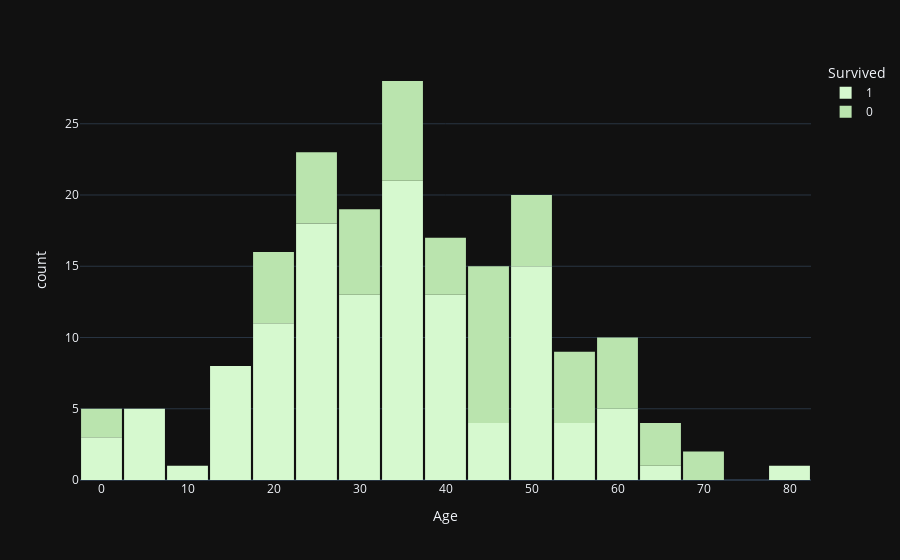

This figure's notebook cell:
### Code cell
px.histogram(df,'Age',color = 'Survived'
                                         ,color_discrete_sequence =px.colors.sequential.algae).update_layout(
                                            template="plotly_dark",bargap = 0.05)

### Figure 1 — Plotly figure (JSON) as saved in the notebook; plotly's stock layout.template omitted (floating-point values rounded to 4 significant figures)
{"data": [{"alignmentgroup": "True", "bingroup": "x", "hovertemplate": "Survived=1<br>Age=%{x}<br>count=%{y}<extra></extra>", "legendgroup": "1", "marker": {"color": "rgb(214, 249, 207)", "pattern": {"shape": ""}}, "name": "1", "offsetgroup": "1", "orientation": "v", "showlegend": true, "type": "histogram", "x": [38, 35, 4, 58, 34, 28, 49, 29, 23, 23, 32.5, 19, 22, 1, 3, 44, 58, 40, 31, 32, 38, 35, 37, 30, 58, 35, 63, 19, 50, 0.92, 17, 30, 24, 18, 31, 40, 36, 36, 16, 41, 2, 24, 24, 22, 60, 24, 25, 36, 23, 24, 33, 32, 28, 14, 4, 52, 49, 48, 23, 25, 35, 54, 16, 36, 34, 30, 44, 22, 36, 17, 48, 39, 53, 36, 39, 39, 18, 60, 52, 49, 40, 4, 42, 21, 80, 32, 24, 48, 56, 36, 27, 15, 31, 18, 35, 42, 24, 48, 38, 27, 27, 29, 35, 21, 6, 33, 36, 51, 43, 17, 49, 11, 33, 52, 27, 39, 16, 51, 48, 47, 56, 19, 26], "xaxis": "x", "yaxis": "y"}, {"alignmentgroup": "True", "bingroup": "x", "hovertemplate": "Survived=0<br>Age=%{x}<br>count=%{y}<extra></extra>", "legendgroup": "0", "marker": {"color": "rgb(186, 228, 174)", "pattern": {"shape": ""}}, "name": "0", "offsetgroup": "0", "orientation": "v", "showlegend": true, "type": "histogram", "x": [54, 19, 65, 45, 25, 46, 71, 21, 47, 24, 54, 37, 24, 36.5, 61, 56, 50, 2, 44, 29, 62, 52, 40, 37, 36, 2, 45.5, 38, 29, 45, 27, 50, 64, 30, 65, 47, 58, 55, 25, 18, 47, 45, 50, 36, 61, 58, 47, 31, 49, 42, 19, 36, 70, 19, 57, 29, 46, 39, 31, 33], "xaxis": "x", "yaxis": "y"}], "layout": {"bargap": 0.05, "barmode": "relative", "legend": {"title": {"text": "Survived"}, "tracegroupgap": 0}, "margin": {"t": 60}, "xaxis": {"anchor": "y", "domain": [0, 1], "title": {"text": "Age"}}, "yaxis": {"anchor": "x", "domain": [0, 1], "title": {"text": "count"}}}}
